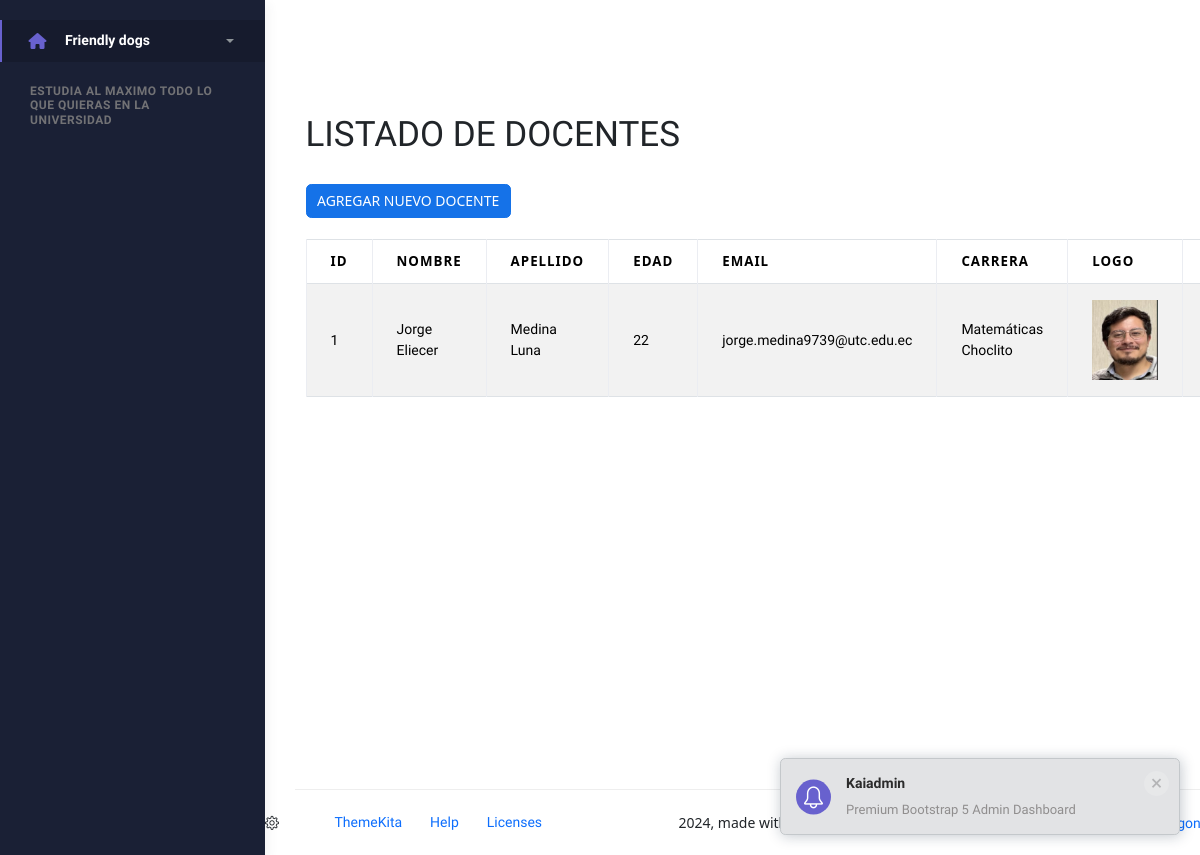
Page /Teaching/ on the committed database.
### Aplicaciones/Teaching/models.py (models this page shows, shortened)
class Teachings(models.Model):
    id = models.AutoField(primary_key=True)
    carrera = models.ForeignKey( Careers, on_delete=models.CASCADE )
    first_name = models.CharField(max_length=120)
    last_name = models.CharField(max_length=120)
    age = models.IntegerField(null=True, blank=True)
    email = models.CharField(max_length=160, null=True, blank=True)
    logo = models.FileField(
        upload_to='cargos',
        null=True,
        blank=True
    )
    pdf = models.FileField(
        upload_to='pdfs',
        blank=True
    )

### Aplicaciones/Career/models.py (models this page shows, shortened)
class Careers(models.Model):
    id = models.AutoField(primary_key=True)
    facultad = models.ForeignKey( Facultys, on_delete = models.CASCADE )
    name_career = models.CharField(max_length=150)
    directory_car = models.CharField(max_length=15, null=True, blank=True)
    duration_years = models.IntegerField(null=True, blank=True)
    phone_car = models.CharField(max_length=15, null=True, blank=True)
    email_car = models.CharField(max_length=50, null=True, blank=True)
    logo = models.FileField(
        upload_to='cargos',
        null=True,
        blank=True
    )

### Aplicaciones/Teaching/views.py (the view)
# urls.py: path('', views.indexTeacher),
def indexTeacher(request):
    listaDocentes = Teachings.objects.all()
    for d in listaDocentes:
        print(d.id, d.first_name)
    return render(request, 'inicio.html', {'docentes': listaDocentes})

### Aplicaciones/Teaching/Templates/inicio.html (shortened to what this page needs)
{% extends "plantilla.html" %}
{% load static %}
{% block contenido %}
<h1>LISTADO DE DOCENTES</h1> <br>
<a href="/Teaching/nuevoDocente/" class="btn btn-primary">AGREGAR NUEVO DOCENTE</a>
<br><br>
<table class="table table-bordered table-striped table-hover" id="tblDocentes">
  <thead>
    <tr>
      <th>ID</th>
      <th>NOMBRE</th>
      <th>APELLIDO</th>
      <th>EDAD</th>
      <th>EMAIL</th>
      <th>CARRERA</th>
      <th>LOGO</th>
      <th>PDF</th>
    </tr>
  </thead>
  <tbody>
    {% for docenteTemp in docentes %}
      <tr>
        <td>{{ docenteTemp.id }}</td>
        <td>{{ docenteTemp.first_name }}</td>
        <td>{{ docenteTemp.last_name }}</td>
        <td>{{ docenteTemp.age|default:"-" }}</td>
        <td>{{ docenteTemp.email|default:"-" }}</td>
        <td>{% if docenteTemp.carrera %}{{ docenteTemp.carrera.name_career }}{% else %}-{% endif %}</td>
        <td>
          {% if docenteTemp.logo %}
            <img src="{{ docenteTemp.logo.url }}" height="80" alt="Logo {{ docenteTemp.first_name }}">
          {% else %}
            Ninguno
          {% endif %}
        </td>
        <td>
        </td>
      </tr>
    {% endfor %}
  </tbody>
</table>
<br><br><br><br><br><br><br><br><br>
{% endblock %}

### rows in the picture
Teachings: id "1", first_name "Jorge Eliecer", last_name "Medina Luna", age "22", email "jorge.medina9739@utc.edu.ec", carrera.name_career "Matemáticas Choclito", logo (picture)
